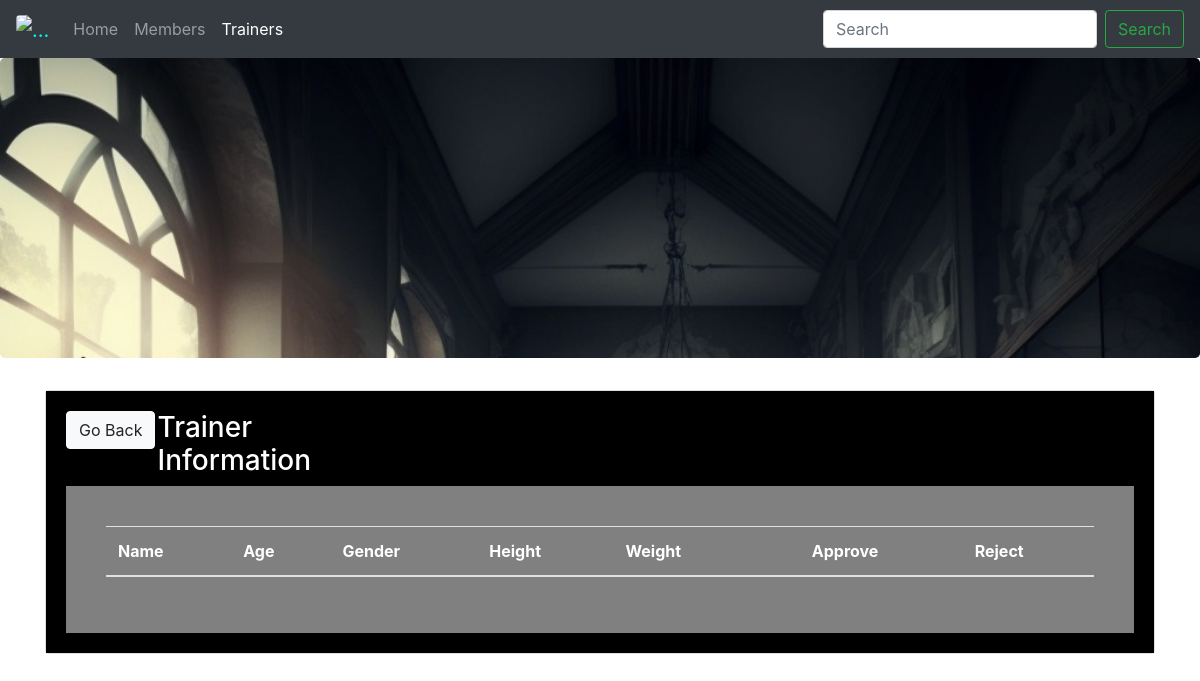
Before: /project/trainerreq.php with the older database file.
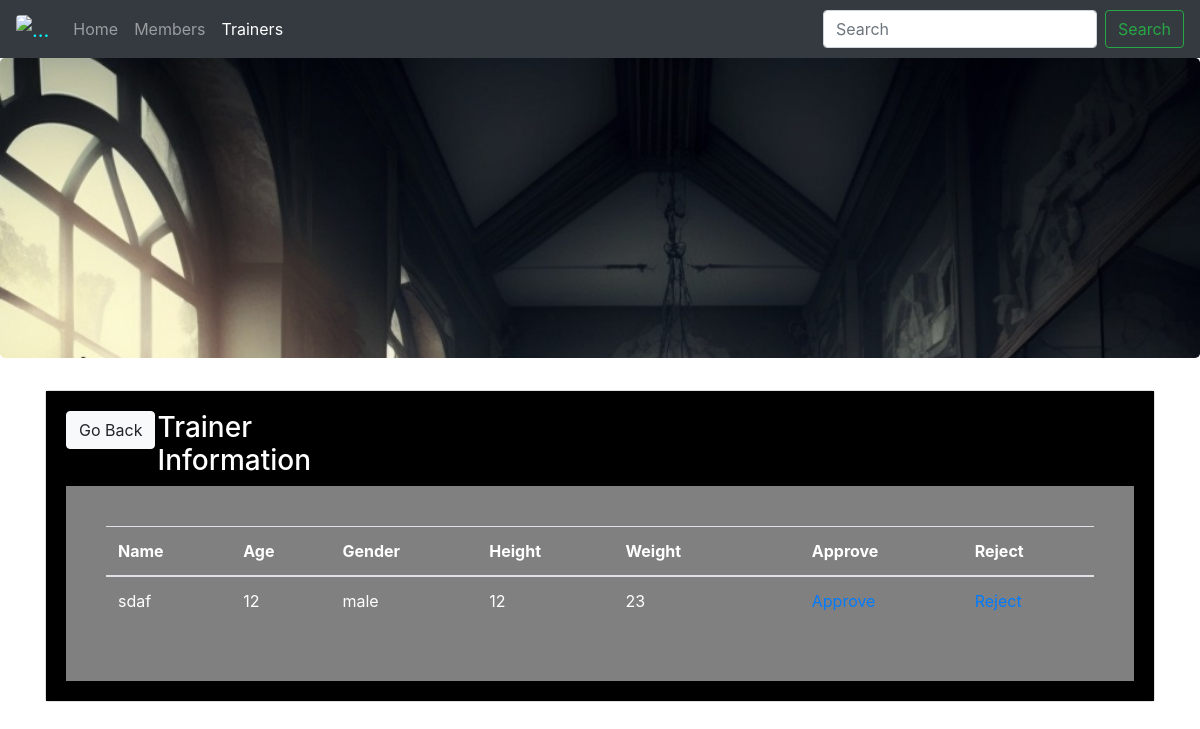
After: the same page with the newer database file.
### tables this page shows
CREATE TABLE IF NOT EXISTS `trainer` (
  `Trainer_id` int(20) NOT NULL AUTO_INCREMENT,
  `password` varchar(32) NOT NULL,
  `approve` varchar(4) NOT NULL DEFAULT 'NO',
  `username` varchar(20) NOT NULL,
  `age` int(11) NOT NULL,
  `gender` varchar(6) NOT NULL,
  `height` int(11) NOT NULL,
  `weight` int(11) NOT NULL,
  `file` varchar(25) NOT NULL,
  PRIMARY KEY (`Trainer_id`)
);

### project/trainerreq.php (the view, shortened to what this page needs)
<!DOCTYPE html>
<html>
<head>
	 <link rel="stylesheet" href="https://maxcdn.bootstrapcdn.com/bootstrap/4.0.0-beta/css/bootstrap.min.css">
</head>
<body>
    <nav class="navbar navbar-expand-lg navbar-dark bg-dark">
  <a class="navbar-brand" href="admin-panel.php" style="color: cyan"> <img  class="rounded" alt="..." src="images/logo.jpg" width="30px"></a>
  <div class="collapse navbar-collapse" id="navbarSupportedContent">
    <ul class="navbar-nav mr-auto">
      <li class="nav-item ">
        <a class="nav-link" href="admin-panel.php">Home <span class="sr-only">(current)</span></a>
      </li>
      <li class="nav-item">
        <a class="nav-link" href="member_details.php">Members</a>
      </li>
      <li class="nav-item active">
        <a class="nav-link" href="Trainer.php">Trainers</a>
      </li>
    </ul>
    <form class="form-inline my-2 my-lg-0">
      <input class="form-control mr-sm-2" type="search" placeholder="Search" aria-label="Search">
      <button class="btn btn-outline-success my-2 my-sm-0" type="submit">Search</button>
    </form>
  </div>
</nav>
<div class="jumbotron" style="background: url('images/2.jpg') no-repeat;background-size: cover;height: 300px;"></div>
 <div class="container">
<div class="card">
     <div class="card-body" style="background-color:black;color:white;">
         <div class="row">
             <div class="col-md-1">
    <a href="admin-panel.php" class="btn btn-light ">Go Back</a>
             </div>
             <div class="col-md-3"><h3> Trainer Information</h3></div>
             <div class="col-md-8">
         </div></div>
     <div class="card-body" style="background-color:grey;color:#ffffff;">
         <div class="card-body">
    <table class="table table-hover">
        <thead>
     <tr>
            <th>Name</th>
            <th>Age</th>
						<th>Gender</th>
						<th>Height</th>
						<th>Weight</th>
						<th>
</th>
             <th>Approve</th>
						 <th>Reject	</th>
        </tr>
        </thead>
        <tbody>
          <?php
          global $con;
           $query="select * from trainer where approve='NO'";
					 $result=mysqli_query($con,$query);
					while ($row=mysqli_fetch_array($result)){
								 $name=$row ['username'];
						$age=$row['age'];
						$gender=$row['gender'];
						$height=$row['height'];
						$weight=$row['weight'];
						echo "<tr>
							<td>$name</td>
									<td>$age</td>
									<td>$gender</td>
								<td>$height</td>
				<td>$weight</td><td>
";
        echo "  </td>	         <td><a href='approvetr.php?id=" . $row["Trainer_id"] . "'  >Approve</a></td>
									 <td><a href='rejecttr.php?id=" . $row["Trainer_id"] . "' >Reject</a></td></tr>
               </tr>";
               }
                   ?>
        </tbody>
    </table>
     </div>
    </div>
    </div>
    </div>
    </body>
</html>

Changed rows visible on the page:
added trainer: username "sdaf", age "12", gender "male", height "12", weight "23"
